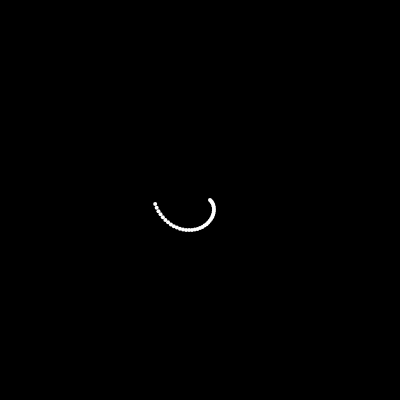
Frame 1 (no input)
Frame 60 (no input): identical to frame 1, image omitted
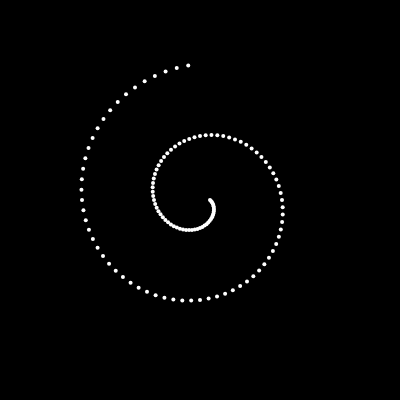
Frame 120 (the mouse pressed at the canvas centre since frame 60)

The p5.js sketch that drew these frames (run headless with seeded random() and noise() and a simulated clock; from frame 60 on, the mouse is pressed at the canvas centre):

// p5.js sketch
// ── sketch.js
let theta;
let r = 10;

let freqX = 1;
let freqY = 1;

function setup(){
  createCanvas(400, 400);
  angleMode(DEGREES);

  noStroke();
  fill(255);
}

function draw(){
  background(0);

  let radiusOffset = 0;
  let angleMax = map(mouseX, 0, width, 180, 1080);
  if(angleMax > 1080) angleMax = 1080;
  if(angleMax < 180) angleMax = 180;

  for(let angle = 0; angle < angleMax; angle += 5){
    theta = angle;
    let ballX = width/2 + (r+radiusOffset) * cos(theta);
    let ballY = height/2 + (r+radiusOffset) * sin(theta);
    ellipse(ballX, ballY, 4, 4);

    radiusOffset += 1;
  }
}


function keyReleased(){
}

function keyPressed(){
}
